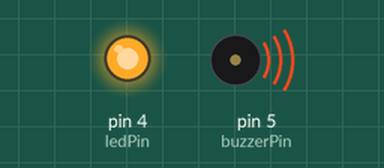
Bench run of a sketch on a simulated Arduino Uno, built with avr-gcc and run on an emulated ATmega328P. On the bench: output pins drawn as LEDs (lit = HIGH), buzzer (waves = sounding). Pins used as bus, display or sensor lines are not drawn.

Above: at 0.1 s.
Timing chart, 0 to 27.8 s (numbered marks = the images above):
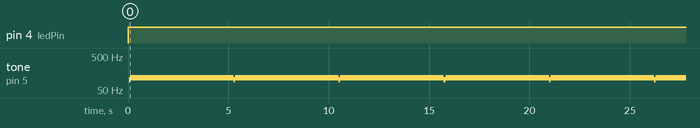

The sketch:

testing-pins.ino
```cpp
// image help from https://javl.github.io/image2cpp/

const int buttonPin = 6;
const int ledPin = 4;
const int buzzerPin = 5;
int buttonState = 0;

void setup() {
  // put your setup code here, to run once:

  Serial.begin(9600);
  pinMode(buzzerPin, OUTPUT);
  pinMode(buttonPin, INPUT);
  pinMode(ledPin, OUTPUT);

}

void loop() {
  //display.clearDisplay();

  digitalWrite(buzzerPin, HIGH);
  delay(10);
  digitalWrite(buzzerPin, LOW);

  digitalWrite(ledPin, HIGH);

}
```

Measured:
- by itself, pin 4 (ledPin): LOW → HIGH at 0.01 s
- by itself, tone on pin 5 (buzzerPin): alternates 116 Hz for 5.2 s and 100 Hz for 0.08 s, 12 changes in all, then stays 116 Hz
